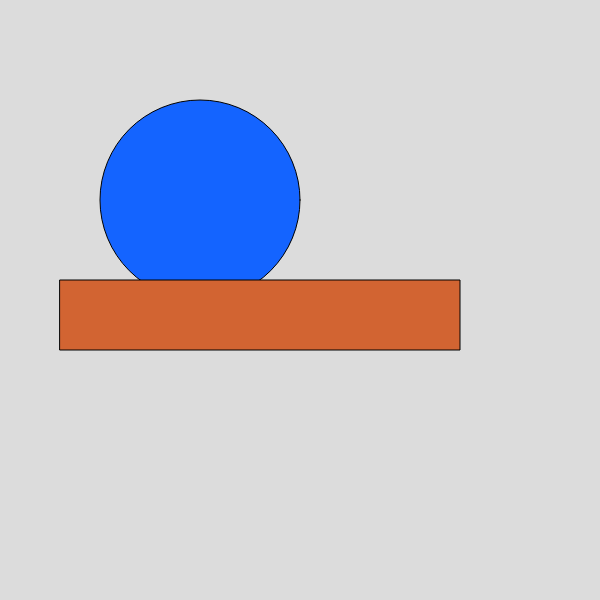
Frame 1 (no input)
Frame 60 (no input): identical to frame 1, image omitted
Frame 120 (the mouse pressed at the canvas centre since frame 60): identical to frame 1, image omitted

The p5.js sketch that drew this single still picture (run headless with seeded random() and noise() and a simulated clock; from frame 60 on, the mouse is pressed at the canvas centre):

// p5.js sketch
// ── sketch.js
let roster = [{
    firstName: "Zainib",
    lastName: "Ahmed",
    color: "Blue",
    animal: "Giraffe",
    book: "The book Thief",
    movie: "Amelie",
    game: "none",
    superHero: "The Hulk",
    fact: "I love to eat olives."
  },
  {
    firstName: "Camila",
    lastName: "Avina Garcia",
    color: "Green",
    animal: "Dog",
    book: "Match",
    movie: "Lady and the Tramp",
    game: " Guitar Hero",
    superHero: "Spiderman",
    fact: "I have a twin"
  },
  {
    firstName: "Eddson",
    lastName: "Jose",
    color: "midnight blue",
    animal: "pig",
    book: "The Dark Forest",
    movie: "The Fountain",
    game: "Halo Reach",
    superHero: "Superman",
    fact: "I am made up of stardust"
  },
  {
    firstName: "Matteo",
    lastName: "Leva",
    color: "Black",
    animal: "Cat",
    book: "Pillars of the earth",
    movie: "The Godfather",
    game: "Witcher 3",
    superHero: "spider man",
    fact: "I 'm dissapointed in GOT seasoon 8"
  },
  {
    firstName: "Lydia",
    lastName: "Lim",
    color: "blue",
    animal: "dog",
    book: "No",
    movie: "me before you",
    game: "No",
    superHero: "Thor",
    fact: " birds are tetrapods even though they only walk on two legs",
  },
  {
    firstName: "Chi",
    lastName: "Nguyen",
    color: "purple",
    animal: "bird",
    book: "Math Curse",
    movie: "Big Hero 6",
    game: "Checkers",
    superHero: "Big Hero 6 (team)",
    fact: "Lately this year, monsters have especially been occupying my mind, among other things"
  },
  {
    firstName: "Leon",
    lastName: "Quach",
    color: "silver",
    animal: "penguins",
    book: "Letters to a Young Poet",
    movie: "Kung fu Hustle",
    game: "Pokemon Crystal Version",
    superHero: "Batman",
    fact: "I have two pet guinea pigs"
  }, {
    firstName: "Sierra",
    lastName: "Roe",
    color: "purple",
    animal: " dog  ",
    book: " phantom tollbooth ",
    movie: " Naussica of the Valley of the Wind ",
    game: "pokemon heartgold  ",
    superHero: "captain marvel",
    fact: "can run 7 minute mile"
  },
  {
    firstName: "Hao",
    lastName: "Rong",
    color: "hex(#4285F4)",
    animal: "otter",
    book: "A Brief History of Time",
    movie: "Angry Birds 2",
    game: "Final Fantasy XIV",
    superHero: "Tony Stark",
    fact: "I like cats."
  },
  {
    firstname: "Kaicong",
    lastname: "Tang",
    favcolor: "black",
    animal: "dog",
    movie: "iron man123",
    game: "csgo",
    superHero: "iron man",
    fact: "love gaming"
  },
  {
    firstName: "Sumedh",
    lastName: "Vedanthi",
    favecolor: "Blue",
    animal: "Crow",
    book: "Of Mice and Men",
    movie: "American Psycho",
    game: "Fruit Ninja",
    superHero: "Batman",
    fact: "im a black belt",
  },
  {
    firstName: "Chris",
    lastName: "Weber",
    color: "green",
    animal: "cat",
    book: "Hitchhiker's Guide to the Galaxy",
    movie: "Spiderman Into The Spiderverse",
    game: "The Legend of Zelda Breath of the Wild",
    SuperHero: "Iron Man",
    fact: "I'm vegetarian"
  },
  {
    firstName: "Andy",
    lastName: "Wu",
    color: "Red",
    animal: "Kiwi",
    book: "Romance of the Three Kingdoms",
    movie: "Shrek 2",
    game: "Super Mario 64",
    superHero: "Static Shock",
    fact: "I've had jaw correction surgery"
  },
  {
    firstName: "xiaowei",
    lastName: "zheng",
    color: " green",
    animal: "babies",
    book: "the little girl at the window",
    movie: "eat drink man woman",
    game: " none",
    superHero: "none",
    fact: "don't drink coke"
  },
  {
    firstName: "Rachel",
    lastName: "Centinaje",
    color: "green",
    animal: "dogs",
    book: "none",
    movie: "Drive",
    game: "Dishonored",
    superhero: "Deadpool",
    fact: "I went camping this weekend"
  },
  {
    firstName: "Anthony",
    lastName: "Valdovinos",
    color: "purple",
    animal: "eagle",
    book: "Hatchet",
    movie: "Titanic",
    game: "Starfox Adventures",
    SuperHero: "none",
    fact: "I studied Japanese for 4 years"
  },
  {
    firstName: "Vanessa",
    lastName: "Blacow-Berggen",
    color: "pink",
    animal: "cat",
    book: "The Heartstriker series",
    superHero: "Spiderman",
    fact: "I really like cats, especially my cat",
    game: "Spyro Reignited Trilogy",
    movie: "Cats Don't Dance"
  },
  {
    firstName: "Kevin",
    lastName: "Sagara",
    color: "yellow",
    animal: "cat",
    book: "sherlock holmes",
    movie: "Shaun of the Dead",
    game: "osu!",
    superHero: "batman",
    fact: "learning japanese"
  },
  {
    firstName: "Hector",
    lastName: "Flores",
    color: "Blue",
    animal: "Dog",
    book: "Captain Underpants",
    movie: "Ace Ventura pet detective",
    game: "Smash Brothers",
    SuperHero: "Flash",
    fact: "I am a Libra",
  },
  {
    firstName: "Alicia",
    lastName: "Breinke",
    color: "purple",
    animal: "dog",
    book: "The Art of Racing in the Rain",
    movie: "Spirited Away",
    superHero: "Wonder Woman",
    fact: "I want to live in another country someday"
  }

];



function setup() {

  createCanvas(600, 600);
  console.log(roster[1]);
}



function draw() {


  background(220);

  fill(20, 100, 255);

  ellipse(200, 200, 200, 200);

  fill(210, 100, 50);

  rect(60, 280, 400, 70);

}

// ── style.css
html, body {
  margin: 0;
  padding: 0;
  background-image: url("cupcakes1.jpg");
background-color: #cccccc;
background-image: url("cupcakes2.jpg");
background-color: #cccccc;
}
canvas {
  display: block;
}
